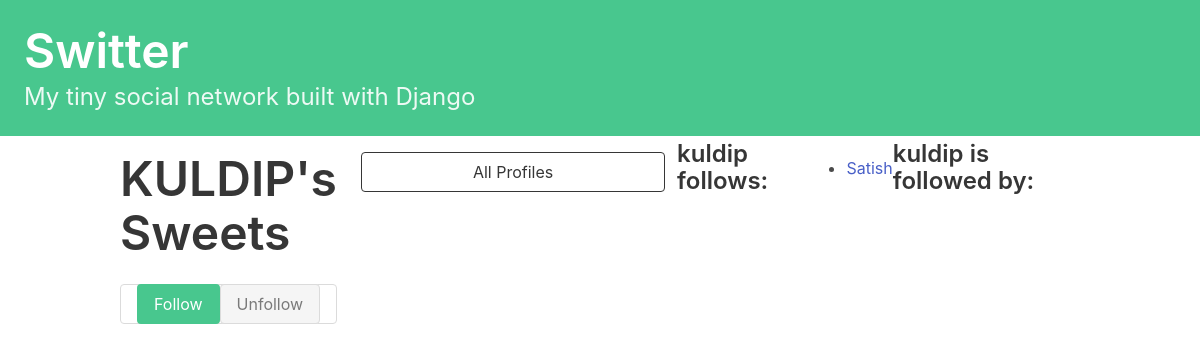
The app's page /profile/12, older data.
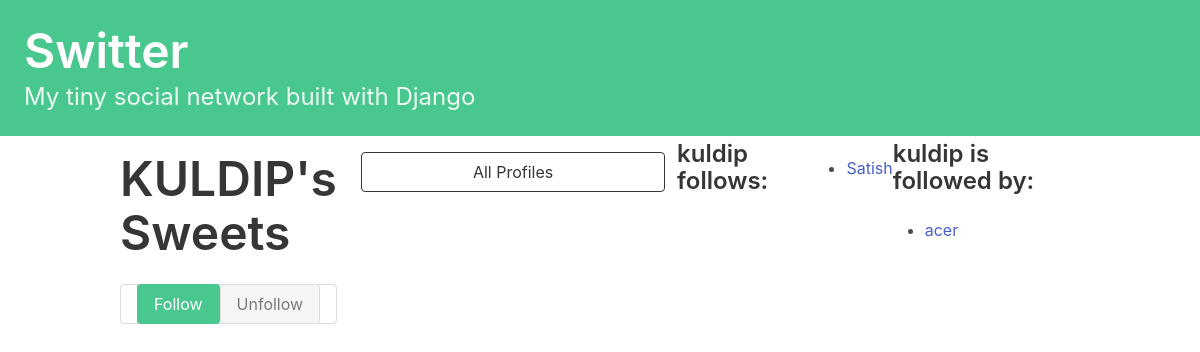
The same page, newer data.
### switter/models.py (models this page shows)
class Profile(models.Model):
    user = models.OneToOneField(User, on_delete=CASCADE)
    follows = models.ManyToManyField(
        "self",
        related_name="followed_by",
        blank=True,
        symmetrical=False
    )
    def __str__(self):
        return str(self.user)

### switter/views.py (the view, shortened to what this page needs)
# urls.py: path("profile/<int:pk>",views.profile,name="profile")
def profile(request, pk):
    profile = Profile.objects.get(pk=pk)
    return render(request, "switter/profile.html", {
        "profile": profile,
    })

### switter/templates/switter/profile.html (shortened to what this page needs)
{% extends 'base.html' %}
{% block content %}
<div class="column">
    <div class="block">
        <h1 class="title is-1">
            {{ profile.user.username|upper }}'s Sweets
        </h1>
    </div>
    <form method="post">
        <div class="button has-addons">
            {% if profile in user.profile.follows.all %}
            <button class="button is-success is-static ">Follow</button>
            <button class="button is-danger" name="unfollow" value="unfollow">Unfollow</button>
            {% else %}
            <button class="button is-success" name="follow" value="follow">Follow</button>
            <button class="button is-danger is-static ">Unfollow</button>
            {% endif %}
        </div>
    </form>
</div>
<div class="column is-one-third">
    <div class="block">
        <a href="{% url 'profile_list' %}">
            <button class="button is-dark is-outlined is-fullwidth">
                All Profiles
            </button>
        </a>
    </div>
</div>
<div class="block">
    <h3 class="title is-4">
        {{ profile.user.username }} follows:
    </h3>
</div>
<div class="content">
    <ul>
        {% for following in profile.follows.all %}
        <li>
            <a href="{% url 'profile' following.id %}">
                {{ following }}
            </a>
        </li>
        {% endfor %}
    </ul>
</div>
<div class="block">
    <h3 class="title is-4">
        {{ profile.user.username }} is followed by:
    </h3>
    <div class="content">
        <ul>
            {% for follower in profile.followed_by.all %}
            <li>
                <a href="{% url 'profile' follower.id %}">
                    {{ follower }}
                </a>
            </li>
            {% endfor %}
        </ul>
    </div>
</div>
{% endblock content %}

Row changes from the older to the newer data that the page shows:
added Profile: user.username "acer", shown under "kuldip is followed by:"
